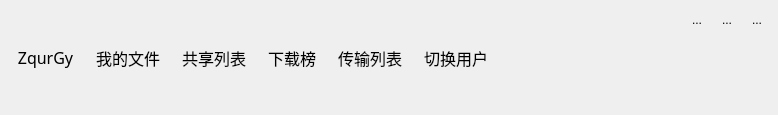
<?xml version="1.0" encoding="UTF-8"?>
<ui version="4.0">
 <class>ButtonGroup</class>
 <widget class="QWidget" name="ButtonGroup">
  <property name="geometry">
   <rect>
    <x>0</x>
    <y>0</y>
    <width>778</width>
    <height>115</height>
   </rect>
  </property>
  <property name="sizePolicy">
   <sizepolicy hsizetype="Preferred" vsizetype="Preferred">
    <horstretch>0</horstretch>
    <verstretch>0</verstretch>
   </sizepolicy>
  </property>
  <property name="maximumSize">
   <size>
    <width>16777215</width>
    <height>115</height>
   </size>
  </property>
  <property name="windowTitle">
   <string>Form</string>
  </property>
  <layout class="QHBoxLayout" name="horizontalLayout_3">
   <property name="leftMargin">
    <number>9</number>
   </property>
   <property name="topMargin">
    <number>9</number>
   </property>
   <property name="rightMargin">
    <number>9</number>
   </property>
   <property name="bottomMargin">
    <number>9</number>
   </property>
   <item>
    <widget class="QWidget" name="btns_wg" native="true">
     <layout class="QHBoxLayout" name="horizontalLayout">
      <property name="leftMargin">
       <number>0</number>
      </property>
      <property name="topMargin">
       <number>0</number>
      </property>
      <property name="rightMargin">
       <number>0</number>
      </property>
      <property name="bottomMargin">
       <number>0</number>
      </property>
      <item>
       <widget class="QToolButton" name="login_usr">
        <property name="font">
         <font>
          <family>华文琥珀</family>
          <pointsize>12</pointsize>
         </font>
        </property>
        <property name="text">
         <string>ZqurGy</string>
        </property>
        <property name="icon">
         <iconset resource="resource.qrc">
          <normaloff>:/images/title_user.png</normaloff>:/images/title_user.png</iconset>
        </property>
        <property name="iconSize">
         <size>
          <width>70</width>
          <height>70</height>
         </size>
        </property>
        <property name="toolButtonStyle">
         <enum>Qt::ToolButtonTextUnderIcon</enum>
        </property>
        <property name="autoRaise">
         <bool>true</bool>
        </property>
       </widget>
      </item>
      <item>
       <widget class="QToolButton" name="myfile">
        <property name="font">
         <font>
          <family>华文琥珀</family>
          <pointsize>12</pointsize>
         </font>
        </property>
        <property name="text">
         <string>我的文件</string>
        </property>
        <property name="icon">
         <iconset resource="resource.qrc">
          <normaloff>:/images/title_file.png</normaloff>:/images/title_file.png</iconset>
        </property>
        <property name="iconSize">
         <size>
          <width>50</width>
          <height>50</height>
         </size>
        </property>
        <property name="toolButtonStyle">
         <enum>Qt::ToolButtonTextUnderIcon</enum>
        </property>
        <property name="autoRaise">
         <bool>true</bool>
        </property>
       </widget>
      </item>
      <item>
       <widget class="QToolButton" name="sharelist">
        <property name="font">
         <font>
          <family>华文琥珀</family>
          <pointsize>12</pointsize>
         </font>
        </property>
        <property name="text">
         <string>共享列表</string>
        </property>
        <property name="icon">
         <iconset resource="resource.qrc">
          <normaloff>:/images/title_share.png</normaloff>:/images/title_share.png</iconset>
        </property>
        <property name="iconSize">
         <size>
          <width>50</width>
          <height>50</height>
         </size>
        </property>
        <property name="toolButtonStyle">
         <enum>Qt::ToolButtonTextUnderIcon</enum>
        </property>
        <property name="autoRaise">
         <bool>true</bool>
        </property>
       </widget>
      </item>
      <item>
       <widget class="QToolButton" name="download">
        <property name="font">
         <font>
          <family>华文琥珀</family>
          <pointsize>12</pointsize>
         </font>
        </property>
        <property name="text">
         <string>下载榜</string>
        </property>
        <property name="icon">
         <iconset resource="resource.qrc">
          <normaloff>:/images/title_hot.png</normaloff>:/images/title_hot.png</iconset>
        </property>
        <property name="iconSize">
         <size>
          <width>50</width>
          <height>50</height>
         </size>
        </property>
        <property name="toolButtonStyle">
         <enum>Qt::ToolButtonTextUnderIcon</enum>
        </property>
        <property name="autoRaise">
         <bool>true</bool>
        </property>
       </widget>
      </item>
      <item>
       <widget class="QToolButton" name="transform">
        <property name="font">
         <font>
          <family>华文琥珀</family>
          <pointsize>12</pointsize>
         </font>
        </property>
        <property name="text">
         <string>传输列表</string>
        </property>
        <property name="icon">
         <iconset resource="resource.qrc">
          <normaloff>:/images/title_data.png</normaloff>:/images/title_data.png</iconset>
        </property>
        <property name="iconSize">
         <size>
          <width>50</width>
          <height>50</height>
         </size>
        </property>
        <property name="toolButtonStyle">
         <enum>Qt::ToolButtonTextUnderIcon</enum>
        </property>
        <property name="autoRaise">
         <bool>true</bool>
        </property>
       </widget>
      </item>
      <item>
       <widget class="QToolButton" name="switchuser">
        <property name="font">
         <font>
          <family>华文琥珀</family>
          <pointsize>12</pointsize>
         </font>
        </property>
        <property name="text">
         <string>切换用户</string>
        </property>
        <property name="icon">
         <iconset resource="resource.qrc">
          <normaloff>:/images/title_change.png</normaloff>:/images/title_change.png</iconset>
        </property>
        <property name="iconSize">
         <size>
          <width>50</width>
          <height>50</height>
         </size>
        </property>
        <property name="toolButtonStyle">
         <enum>Qt::ToolButtonTextUnderIcon</enum>
        </property>
        <property name="autoRaise">
         <bool>true</bool>
        </property>
       </widget>
      </item>
     </layout>
    </widget>
   </item>
   <item>
    <spacer name="horizontalSpacer_2">
     <property name="orientation">
      <enum>Qt::Horizontal</enum>
     </property>
     <property name="sizeHint" stdset="0">
      <size>
       <width>40</width>
       <height>20</height>
      </size>
     </property>
    </spacer>
   </item>
   <item>
    <widget class="QWidget" name="widget_2" native="true">
     <layout class="QVBoxLayout" name="verticalLayout">
      <property name="spacing">
       <number>0</number>
      </property>
      <property name="leftMargin">
       <number>0</number>
      </property>
      <property name="topMargin">
       <number>0</number>
      </property>
      <property name="rightMargin">
       <number>0</number>
      </property>
      <property name="bottomMargin">
       <number>0</number>
      </property>
      <item>
       <widget class="QWidget" name="widget_3" native="true">
        <layout class="QHBoxLayout" name="horizontalLayout_2">
         <property name="leftMargin">
          <number>0</number>
         </property>
         <property name="topMargin">
          <number>0</number>
         </property>
         <property name="rightMargin">
          <number>0</number>
         </property>
         <property name="bottomMargin">
          <number>0</number>
         </property>
         <item>
          <spacer name="horizontalSpacer">
           <property name="orientation">
            <enum>Qt::Horizontal</enum>
           </property>
           <property name="sizeHint" stdset="0">
            <size>
             <width>40</width>
             <height>20</height>
            </size>
           </property>
          </spacer>
         </item>
         <item>
          <widget class="QToolButton" name="min">
           <property name="text">
            <string>...</string>
           </property>
           <property name="icon">
            <iconset resource="resource.qrc">
             <normaloff>:/images/title_min.png</normaloff>:/images/title_min.png</iconset>
           </property>
           <property name="iconSize">
            <size>
             <width>30</width>
             <height>30</height>
            </size>
           </property>
           <property name="autoRaise">
            <bool>true</bool>
           </property>
          </widget>
         </item>
         <item>
          <widget class="QToolButton" name="max">
           <property name="text">
            <string>...</string>
           </property>
           <property name="icon">
            <iconset resource="resource.qrc">
             <normaloff>:/images/title_max.png</normaloff>:/images/title_max.png</iconset>
           </property>
           <property name="iconSize">
            <size>
             <width>30</width>
             <height>30</height>
            </size>
           </property>
           <property name="autoRaise">
            <bool>true</bool>
           </property>
          </widget>
         </item>
         <item>
          <widget class="QToolButton" name="close">
           <property name="text">
            <string>...</string>
           </property>
           <property name="icon">
            <iconset resource="resource.qrc">
             <normaloff>:/images/title_close.png</normaloff>:/images/title_close.png</iconset>
           </property>
           <property name="iconSize">
            <size>
             <width>30</width>
             <height>30</height>
            </size>
           </property>
           <property name="autoRaise">
            <bool>true</bool>
           </property>
          </widget>
         </item>
        </layout>
       </widget>
      </item>
      <item>
       <spacer name="verticalSpacer">
        <property name="orientation">
         <enum>Qt::Vertical</enum>
        </property>
        <property name="sizeHint" stdset="0">
         <size>
          <width>20</width>
          <height>75</height>
         </size>
        </property>
       </spacer>
      </item>
     </layout>
    </widget>
   </item>
  </layout>
 </widget>
 <resources>
  <include location="resource.qrc"/>
 </resources>
 <connections/>
</ui>
